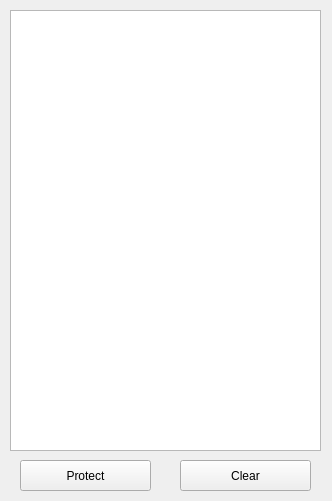
<?xml version="1.0" encoding="UTF-8"?>
<ui version="4.0">
 <class>Protect_Process_Ring3Class</class>
 <widget class="QMainWindow" name="Protect_Process_Ring3Class">
  <property name="geometry">
   <rect>
    <x>0</x>
    <y>0</y>
    <width>332</width>
    <height>501</height>
   </rect>
  </property>
  <property name="windowTitle">
   <string>Protect_Process_Ring3</string>
  </property>
  <widget class="QWidget" name="centralWidget">
   <widget class="QPushButton" name="_Protect_pushButton">
    <property name="geometry">
     <rect>
      <x>20</x>
      <y>460</y>
      <width>131</width>
      <height>31</height>
     </rect>
    </property>
    <property name="text">
     <string>Protect</string>
    </property>
   </widget>
   <widget class="QPushButton" name="_Clear_pushButton">
    <property name="geometry">
     <rect>
      <x>180</x>
      <y>460</y>
      <width>131</width>
      <height>31</height>
     </rect>
    </property>
    <property name="text">
     <string>Clear</string>
    </property>
   </widget>
   <widget class="QTableView" name="tableView">
    <property name="geometry">
     <rect>
      <x>10</x>
      <y>10</y>
      <width>311</width>
      <height>441</height>
     </rect>
    </property>
   </widget>
  </widget>
 </widget>
 <layoutdefault spacing="6" margin="11"/>
 <resources>
  <include location="Protect_Process_Ring3.qrc"/>
 </resources>
 <connections/>
</ui>
